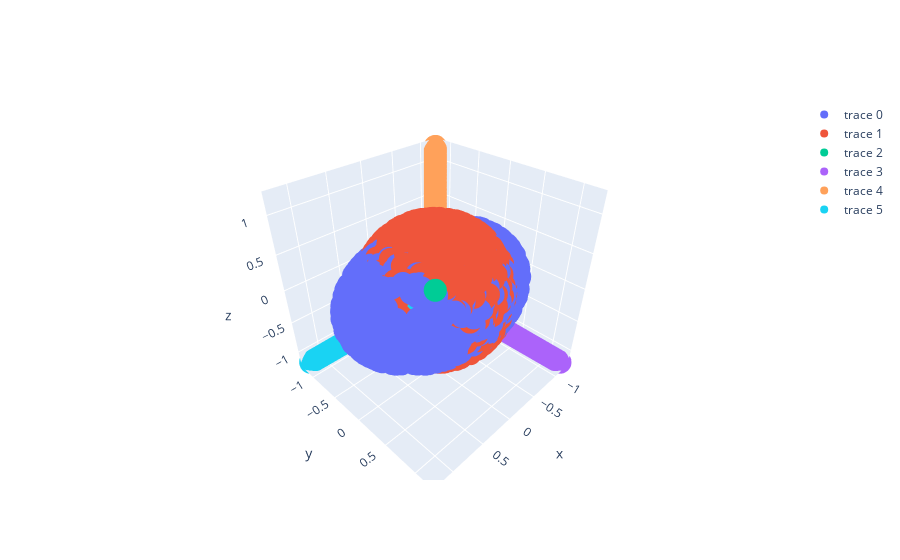

Notebook source saved alongside this figure:
### Code cell
dim = 4
num_samples

c = jnp.array([1, 10, 20, 30]) # smallest value is first

jrandom_key = jrandom.PRNGKey(10)
jrandom_key, subkey = jrandom.split(jrandom_key)
unit_circle = generate_circle(dim, num_samples, subkey)

jrandom_key, subkey = jrandom.split(jrandom_key)
ellipsoid = generate_ellipse(c, dim, num_samples, subkey)    
    

simplex_vecs = jnp.array([[1, 1, 1], [-1, 1, -1], [-1, -1, 1], [1, -1, -1]])
simplex = jnp.array([[simplex_vecs[i] * alpha for alpha in jnp.linspace(0, 1.2, 100)] for i in range(4)])

fig = go.Figure(data=[go.Scatter3d(x=ellipsoid[:, 0], y=ellipsoid[:, 1], z=ellipsoid[:, 2],
                                   mode='markers'), go.Scatter3d(x=unit_circle[:, 0], y=unit_circle[:, 1], z=unit_circle[:, 2],
                                   mode='markers'),
                     go.Scatter3d(x=simplex[0, :, 0], y=simplex[0, :, 1], z=simplex[0, :, 2],
                                   mode='markers'),
                     go.Scatter3d(x=simplex[1, :, 0], y=simplex[1, :, 1], z=simplex[1, :, 2],
                                   mode='markers'),
                     go.Scatter3d(x=simplex[2, :, 0], y=simplex[2, :, 1], z=simplex[2, :, 2],
                                   mode='markers'),
                     go.Scatter3d(x=simplex[3, :, 0], y=simplex[3, :, 1], z=simplex[3, :, 2],
                                   mode='markers')])
fig.show()


#  [1, 1, 1], [-1, 1, -1], [-1, -1, 1], [1, -1, -1]
